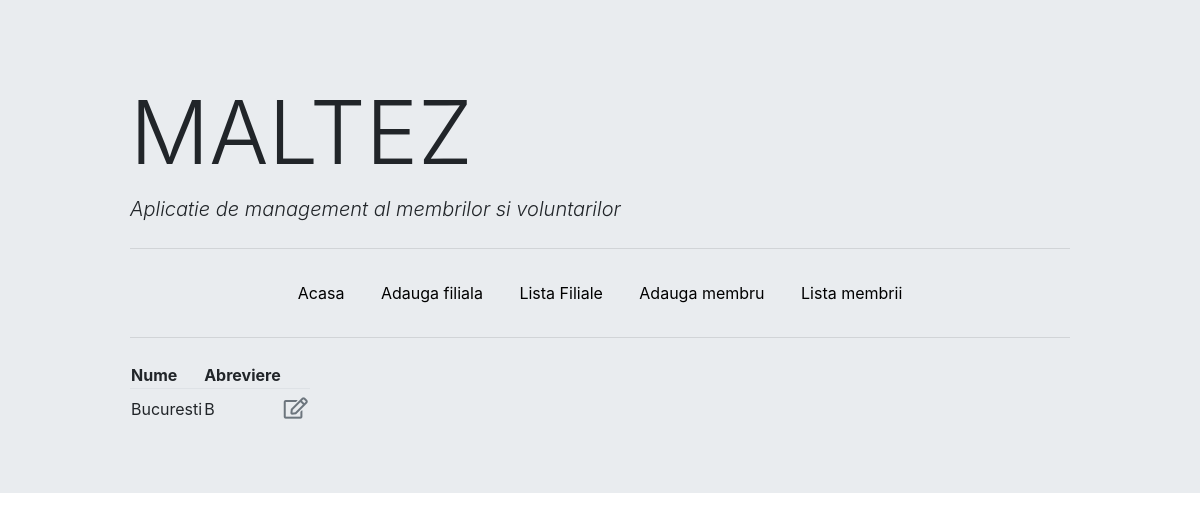
/volunteers/branch_list, run on an earlier commit of the app's database.
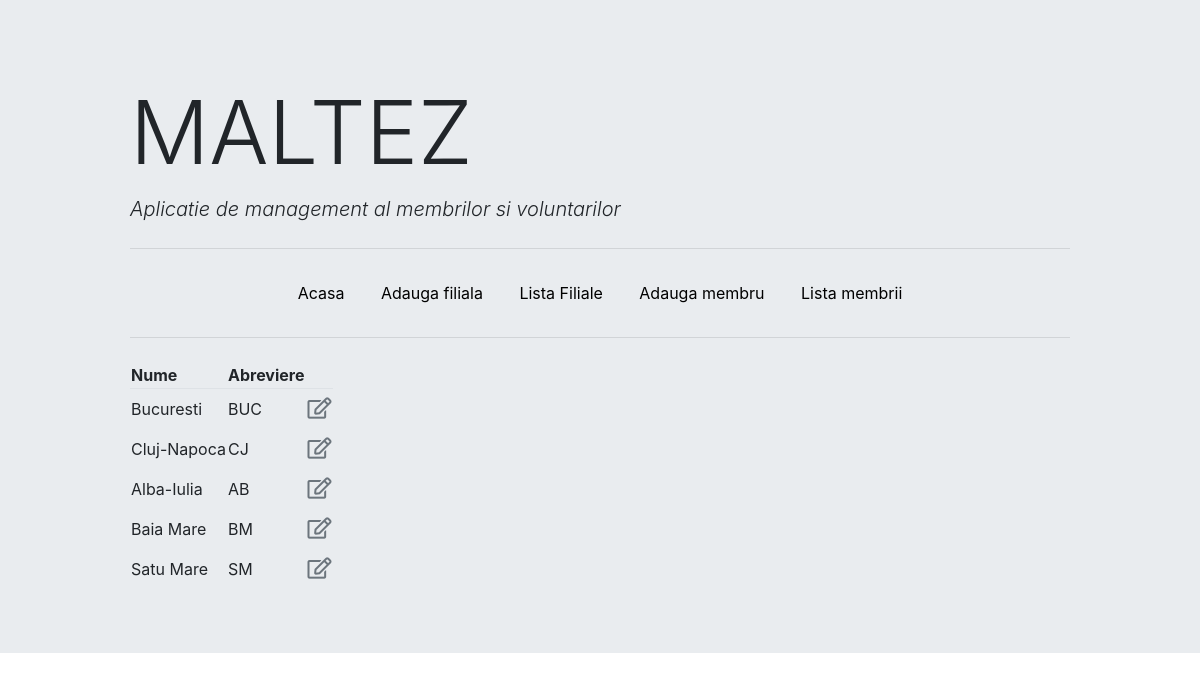
And on a later commit of the database.
### volunteers/models.py (models this page shows, shortened)
class Branch(models.Model):
    name = models.CharField(max_length=20)
    abbreviation = models.CharField(max_length=20)

### volunteers/views.py (the view)
# urls.py: path('branch_list', views.branch_list, name='branch_list'),
def branch_list(request):
    context = {'branch_list': Branch.objects.all()}
    return render(request, "volunteers/branch_list.html", context)

### volunteers/templates/volunteers/branch_list.html
{% extends "volunteers/base.html"%}
{% block content %}
<table class="taqble table-borderless">
    <thead class="border-bottom font-weight-bold">
        <tr>
            <td>Nume</td>
            <td>Abreviere</td>
            <td></td>
        </tr>
    </thead>
    <tbody>
        {% for branch in branch_list %}
            <tr>
                <td>{{branch.name}}</td>
                <td>{{branch.abbreviation}}</td>
                <td>
                    <a href="{% url 'branch_update' branch.id %}" class="btn text-secondary px-0">
                        <i class="far fa-edit fa-lg" ></i>
                    </a>
                </td>
            </tr>
        {% endfor %}
    </tbody>
</table>
{% endblock content %}

What changed in the data, as far as the page shows it:
changed Branch "Bucuresti": abbreviation "B" → "BUC"
added Branch: name "Cluj-Napoca", abbreviation "CJ"
added Branch: name "Alba-Iulia", abbreviation "AB"
added Branch: name "Baia Mare", abbreviation "BM"
added Branch: name "Satu Mare", abbreviation "SM"
